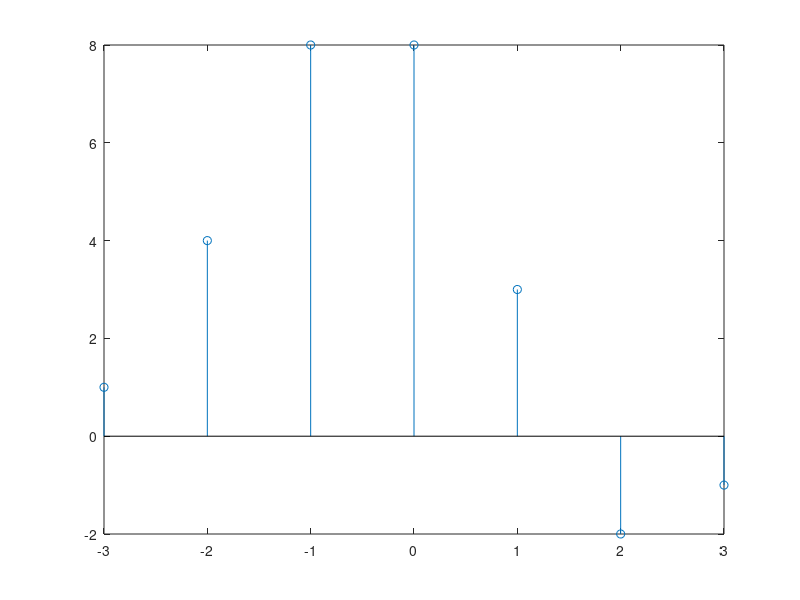

MATLAB code for this plot:
clc;
clear all;
close all;
x = [1 2 3 1];
h = [1 2 1 -1];
xl = length(x);
hl = length(h);

y = zeros(1,(xl+hl-1));

for i = 1:xl
    for j = 1:hl
        y(i+j-1)=y(i+j-1)+x(i)*h(j);
    end
end
lagval = ((xl-1)+(hl-1))/2
lag = -lagval:lagval;
stem(lag,y)
